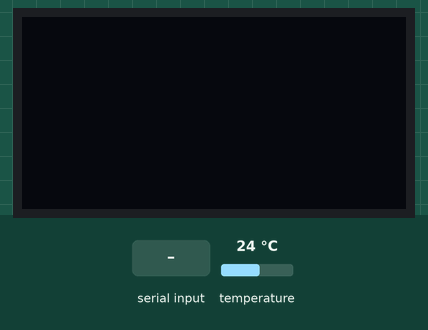
Bench run of a sketch on a simulated ESP8266 (NodeMCU). Shown: 128×64 one-colour display. Inputs (shaded band) come from the test bench; at power-on: temperature 24 °C. The OLED is the two-colour kind (top 16 rows yellow); the local clock reads 2024-03-15 10:24:30 at power-on unless the sketch sets it; EEPROM starts erased; what the sketch prints to the serial monitor is not drawn.

Above: at 1.2 s.
1.3 s: "start\n" received over Serial
At 3.2 s:
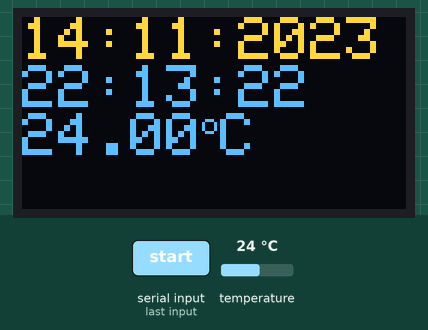
3.5 s: temperature set to 12 °C
At 5.4 s:
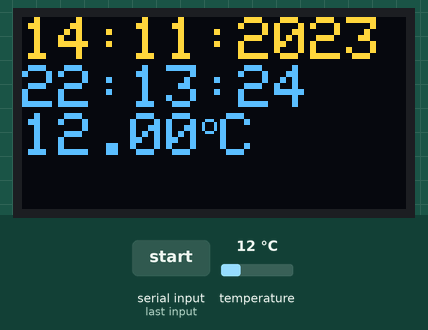
6.3 s: temperature set to 19 °C
At 8.6 s:
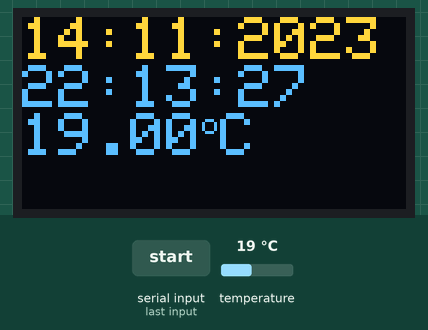
9.1 s: "1\n" received over Serial
At 10.5 s:
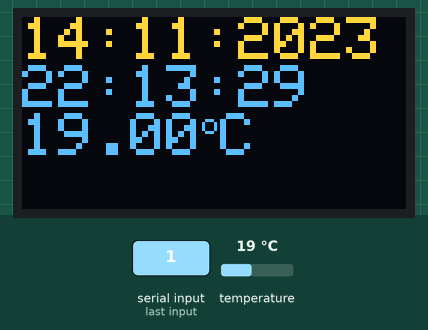
11.3 s: temperature set to 28 °C
At 13.7 s:
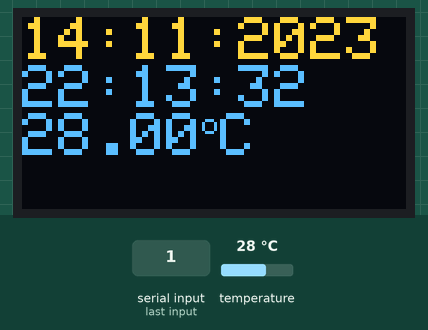
Timing chart, 0 to 15.2 s (numbered marks = the images above; inputs shaded):
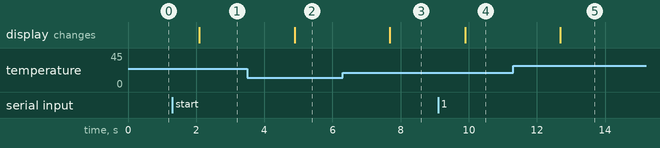

Measured:
- after the input at 1.3 s, the display: changes after 0.80 s (image 1)
- after the input at 3.5 s, the display: changes after 1.4 s (image 2)
- after the input at 6.3 s, the display: changes after 1.4 s (image 3)
- after the input at 9.1 s, the display: changes after 0.79 s (image 4)

The sketch:

Lab_2_Final_Exam.ino
```cpp
// Include the libraries we need
#include <OneWire.h>
#include <DallasTemperature.h>
#include<string>
#include<iostream>
using namespace std;
// Data wire is plugged into port 2 on the Arduino
#define ONE_WIRE_BUS D6

// Setup a oneWire instance to communicate with any OneWire devices (not just Maxim/Dallas temperature ICs)
OneWire oneWire(ONE_WIRE_BUS);

// Pass our oneWire reference to Dallas Temperature.
DallasTemperature sensors(&oneWire);

/*
 * The setup function. We only start the sensors here
 */

// DS1306
#include <SPI.h>
#include <Wire.h>
#include <Adafruit_GFX.h>
#include <Adafruit_SSD1306.h>

#define SCREEN_WIDTH 128 // OLED display width, in pixels
#define SCREEN_HEIGHT 64 // OLED display height, in pixels
#define OLED_RESET     -1 // Reset pin # (or -1 if sharing Arduino reset pin)
#define SCREEN_ADDRESS 0x3C ///< See datasheet for Address; 0x3C for 128x64, 0x3C for 128x32
Adafruit_SSD1306 display(SCREEN_WIDTH, SCREEN_HEIGHT, &Wire, OLED_RESET);
// DS1307
#include "RTClib.h"
RTC_DS1307 rtc;
#include <EEPROM.h>
#include <ctime>
// Start
int address = 0;
void unixtodt(unsigned int unix){
    std::time_t timeValue = static_cast<std::time_t>(unix);
    std::tm* timeinfo = std::localtime(&timeValue);

    // Lấy các thành phần ngày, tháng, năm, giờ, phút, giây từ struct tm
    int year = timeinfo->tm_year + 1900;
    int month = timeinfo->tm_mon + 1;
    int day = timeinfo->tm_mday;
    int hour = timeinfo->tm_hour;
    int minute = timeinfo->tm_min;
    int second = timeinfo->tm_sec;
    if(day <10){
      Serial.print("0");
      Serial.print(day);
    }
    else Serial.print(day);
    Serial.print("/");
    Serial.print(month);
    Serial.print("/");
    Serial.println(year);
    Serial.print(hour);
    Serial.print(":");
    Serial.print(minute);
    Serial.print(":");
    Serial.println(second);

}
void setup(void)
{
  // start serial port
  Serial.begin(9600);
    if (! rtc.begin()) {
    Serial.println("Couldn't find RTC");
    Serial.flush();
    while (1) delay(10);
  }

  rtc.adjust(DateTime(F(__DATE__), F(__TIME__)));

  Serial.println("Dallas Temperature IC Control Library Demo");
  EEPROM.begin(512);
  // Start up the library
  sensors.begin();
    // Khởi tạo màn hình SSD1306
  if (!display.begin(SSD1306_SWITCHCAPVCC, SCREEN_ADDRESS)) {
    Serial.println(F("Màn hình SSD1306 không kết nối được."));
    while (true);
  }
  // Start ds1037
  Wire.begin();


  display.clearDisplay();

}

/*
 * Main function, get and show the temperature
 */

void start(){
  // call sensors.requestTemperatures() to issue a global temperature
  // request to all devices on the bus
  Serial.println("Requesting temperatures and date time");
  sensors.requestTemperatures(); // Send the command to get temperatures

  DateTime now = rtc.now();
  Serial.flush();

  //Serial.println("DONE");
  // After we got the temperatures, we can print them here.
  // We use the function ByIndex, and as an example get the temperature from the first sensor only.
  float tempC = sensors.getTempCByIndex(0);
  // Check if reading was successful
  if(tempC != DEVICE_DISCONNECTED_C)
  { //write data to EEPROM
    //Serial.println(now.unixtime());
    if (address >= 80){
      address = 0;
    }

    EEPROM.put(address,tempC);
    EEPROM.put(address+sizeof(float),now.unixtime());
    EEPROM.commit();
    // // read data
    //  float temp ;
    //  EEPROM.get(address,temp);
    //  unsigned int unixsecs;
    //  EEPROM.get(address+sizeof(float),unixsecs);
    // // // //Serial.print("Unix time: ");
    // // // //Serial.println(unixsecs);
    //  unixtodt(unixsecs);
    //  Serial.println(temp);
    //  Serial.print(address);
    address += 8;
    display.clearDisplay();
    int day = now.day();
    int month = now.month();
    int year = now.year();
    int hour = now.hour();
    int min = now.minute();
    int sec = now.second();

    // Hiển thị ngày tháng năm lên màn hình
    display.clearDisplay();
    display.setTextSize(2);
    display.setTextColor(SSD1306_WHITE);
    display.setCursor(0, 0);
  //print time
    {  if (day > 9){
        display.print(day);
      }
      else{
        display.print("0");
        display.print(day);
      }

      display.print(":");
      if (month > 9){
        display.print(month);
      }
      else{
        display.print("0");
        display.print(month);
      }
      display.print(":");
      display.println(year);
      if (hour > 9){
        display.print(hour);
      }
      else{
        display.print("0");
        display.print(hour);
      }
      display.print(":");
      if (min > 9){
        display.print(min);
      }
      else{
        display.print("0");
        display.print(min);
      }
      display.print(":");
      if (sec > 9){
        display.println(sec);
      }
      else{
        display.print("0");
        display.println(sec);
      }
      }
      display.print(tempC);
      display.setTextSize(1);
      display.print("o");
      display.setTextSize(2);
      display.print("C");
      display.display();
      //delay(3000);
    }
  else
  {
    Serial.println("Error: Could not read temperature data");
    display.clearDisplay();
    display.setTextSize(2);
    display.setTextColor(SSD1306_WHITE);
    display.setCursor(0, 0);
    display.println("Error: Could not read temperature data");
    display.display();
    delay(3000);
  }
  delay(1000);
}
int check = 0;
int read = 0;
void loop(void)
{
  if (check == 1){
    start();
  }
  String receivedString = Serial.readStringUntil('\n');
  if (receivedString.equals("start")){
    check = 1;
    read = 0;
  }
  if (receivedString.equals("stop")){
    check = 0;
    delay(10000);
  }

  if (receivedString.equals("read")){
    read = 1;
    float nhietdo;
    unsigned int dt;
    if (read = 1)
    {
    address = 0;
    while (address < 80)
   {

    EEPROM.get(address,nhietdo);
    unsigned int unixsecs;
    EEPROM.get(address+sizeof(float),dt);
    // // //Serial.print("Unix time: ");
    // // //Serial.println(unixsecs);
     unixtodt(dt);
     Serial.println(nhietdo);
     //Serial.print(address);
    address += 8;
    }
    }

  }

}
```
